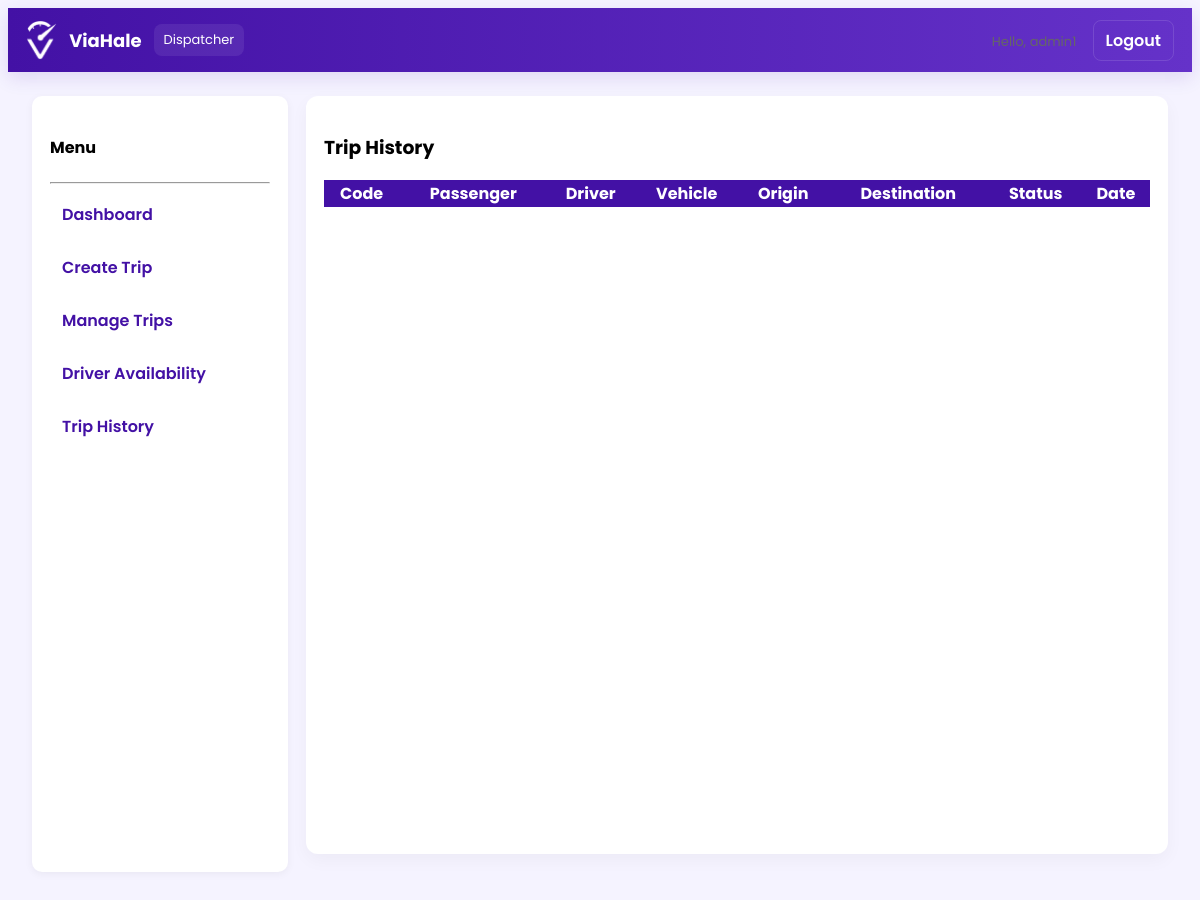
/dispatcher/trip_history.php (signed in), run on an earlier commit of the app's database.
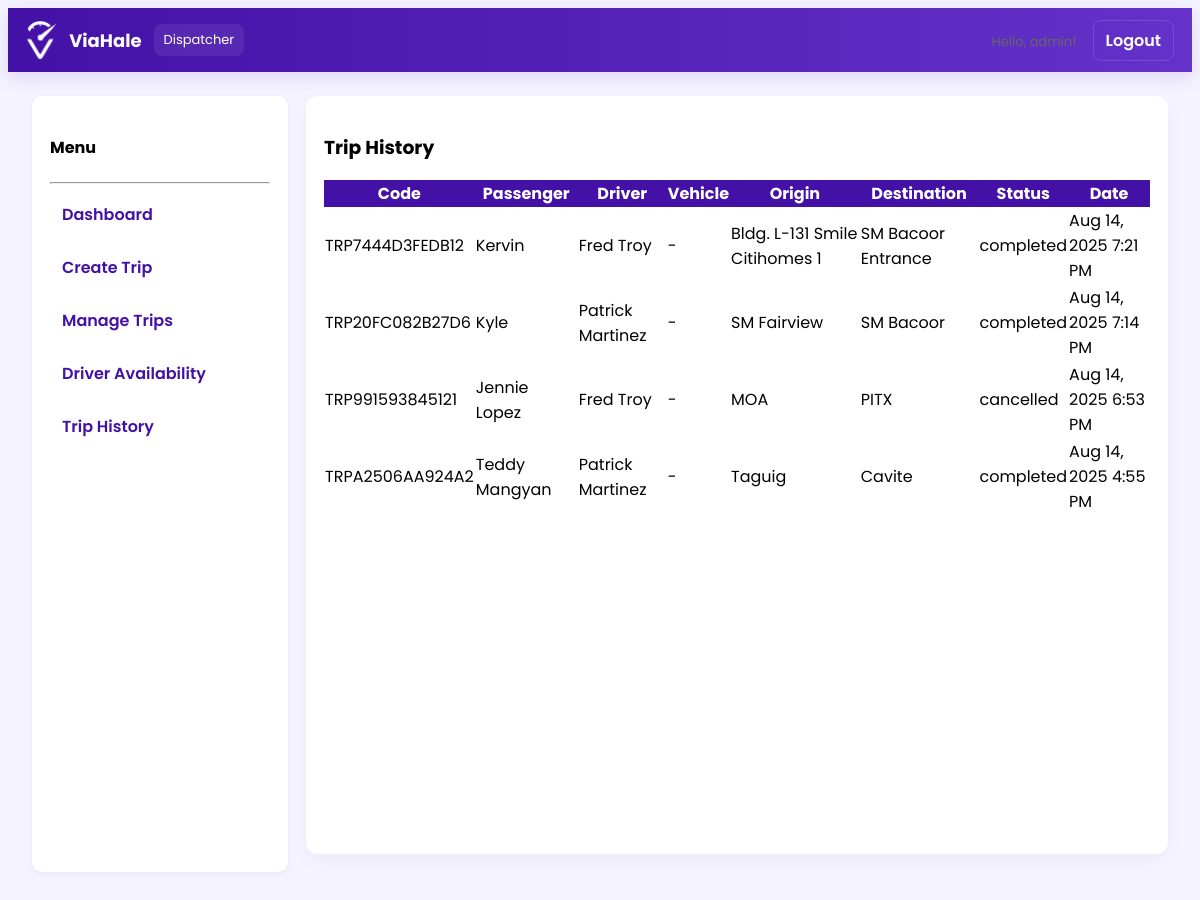
And on a later commit of the database.
### tables this page shows
CREATE TABLE `trips` (
  `id` int(11) NOT NULL,
  `trip_code` varchar(20) NOT NULL,
  `passenger_name` varchar(100) DEFAULT NULL,
  `customer_contact` varchar(50) DEFAULT NULL,
  `driver_id` int(11) DEFAULT NULL,
  `vehicle_id` int(11) DEFAULT NULL,
  `origin` varchar(255) DEFAULT NULL,
  `pickup_lat` decimal(10,8) DEFAULT NULL,
  `pickup_lng` decimal(11,8) DEFAULT NULL,
  `destination` varchar(255) DEFAULT NULL,
  `dropoff_lat` decimal(10,8) DEFAULT NULL,
  `dropoff_lng` decimal(11,8) DEFAULT NULL,
  `scheduled_time` datetime DEFAULT NULL,
  `status` enum('pending','ongoing','completed','cancelled') DEFAULT 'pending',
  `created_at` timestamp NOT NULL DEFAULT current_timestamp(),
  `priority` tinyint(1) DEFAULT 0
);

CREATE TABLE `drivers` (
  `id` int(11) NOT NULL,
  `name` varchar(100) NOT NULL,
  `phone` varchar(30) DEFAULT NULL,
  `status` enum('available','on_trip','unavailable') DEFAULT 'available',
  `current_location_lat` decimal(10,8) DEFAULT NULL,
  `current_location_lng` decimal(11,8) DEFAULT NULL,
  `shift_end_time` time DEFAULT NULL,
  `rating_average` decimal(3,2) DEFAULT 5.00,
  `profile_id` int(11) DEFAULT NULL,
  `shift_end` datetime DEFAULT NULL
);

### dispatcher/trip_history.php (the view, shortened to what this page needs)
<?php
require '../includes/db.php';
include '../includes/dispatcher_navbar.php';
$q = $conn->query("SELECT t.*, d.name as driver_name, v.plate_no FROM trips t
                   LEFT JOIN drivers d ON t.driver_id=d.id
                   LEFT JOIN vehicles v ON t.vehicle_id=v.id
                   WHERE t.status IN ('completed','cancelled') ORDER BY t.created_at DESC LIMIT 200");
?>
<!doctype html><html><head><meta charset="utf-8"><title>Trip History</title>
</head>
<body>
  <div style="display:flex; gap:18px; padding:24px;">
    <div class="sidebar">
      <h4>Menu</h4><hr>
      <a href="dispatcher_dashboard.php"> Dashboard</a>
      <a href="create_trip.php"> Create Trip</a>
      <a href="manage_trips.php"> Manage Trips</a>
      <a href="driver_availability.php"> Driver Availability</a>
      <a href="trip_history.php"> Trip History</a>
    </div>
  <div style="flex:1" class="container-main card">
    <h3>Trip History</h3>
    <table style="width:100%;border-collapse:collapse">
      <thead style="background:#4311A5;color:#fff"><tr><th>Code</th><th>Passenger</th><th>Driver</th><th>Vehicle</th><th>Origin</th><th>Destination</th><th>Status</th><th>Date</th></tr></thead>
      <tbody>
      <?php while($t = $q->fetch_assoc()): ?>
        <tr>
          <td><?php echo htmlspecialchars($t['trip_code']);?></td>
          <td><?php echo htmlspecialchars($t['passenger_name']);?></td>
          <td><?php echo htmlspecialchars($t['driver_name']?:'-');?></td>
          <td><?php echo htmlspecialchars($t['plate_no']?:'-');?></td>
          <td><?php echo htmlspecialchars($t['origin']);?></td>
          <td><?php echo htmlspecialchars($t['destination']);?></td>
          <td><?php echo htmlspecialchars($t['status']);?></td>
          <td><?php echo date('M j, Y g:i A',strtotime($t['created_at']));?></td>
        </tr>
      <?php endwhile; ?>
      </tbody>
    </table>
  </div>
</div>
</body></html>

What changed in the data, as far as the page shows it:
now on this page (row edited): trips: trip_code "TRP7444D3FEDB12", passenger_name "Kervin", driver.name "Fred Troy", plate_no "-", origin "Bldg. L-131 Smile Citihomes 1", destination "SM Bacoor Entrance", status "completed", created_at "Aug 14, 2025 7:21 PM"
now on this page (row edited): trips: trip_code "TRP20FC082B27D6", passenger_name "Kyle", driver.name "Patrick Martinez", plate_no "-", origin "SM Fairview", destination "SM Bacoor", status "completed", created_at "Aug 14, 2025 7:14 PM"
now on this page (row edited): trips: trip_code "TRP991593845121", passenger_name "Jennie Lopez", driver.name "Fred Troy", plate_no "-", origin "MOA", destination "PITX", status "cancelled", created_at "Aug 14, 2025 6:53 PM"
now on this page (row edited): trips: trip_code "TRPA2506AA924A2", passenger_name "Teddy Mangyan", driver.name "Patrick Martinez", plate_no "-", origin "Taguig", destination "Cavite", status "completed", created_at "Aug 14, 2025 4:55 PM"
